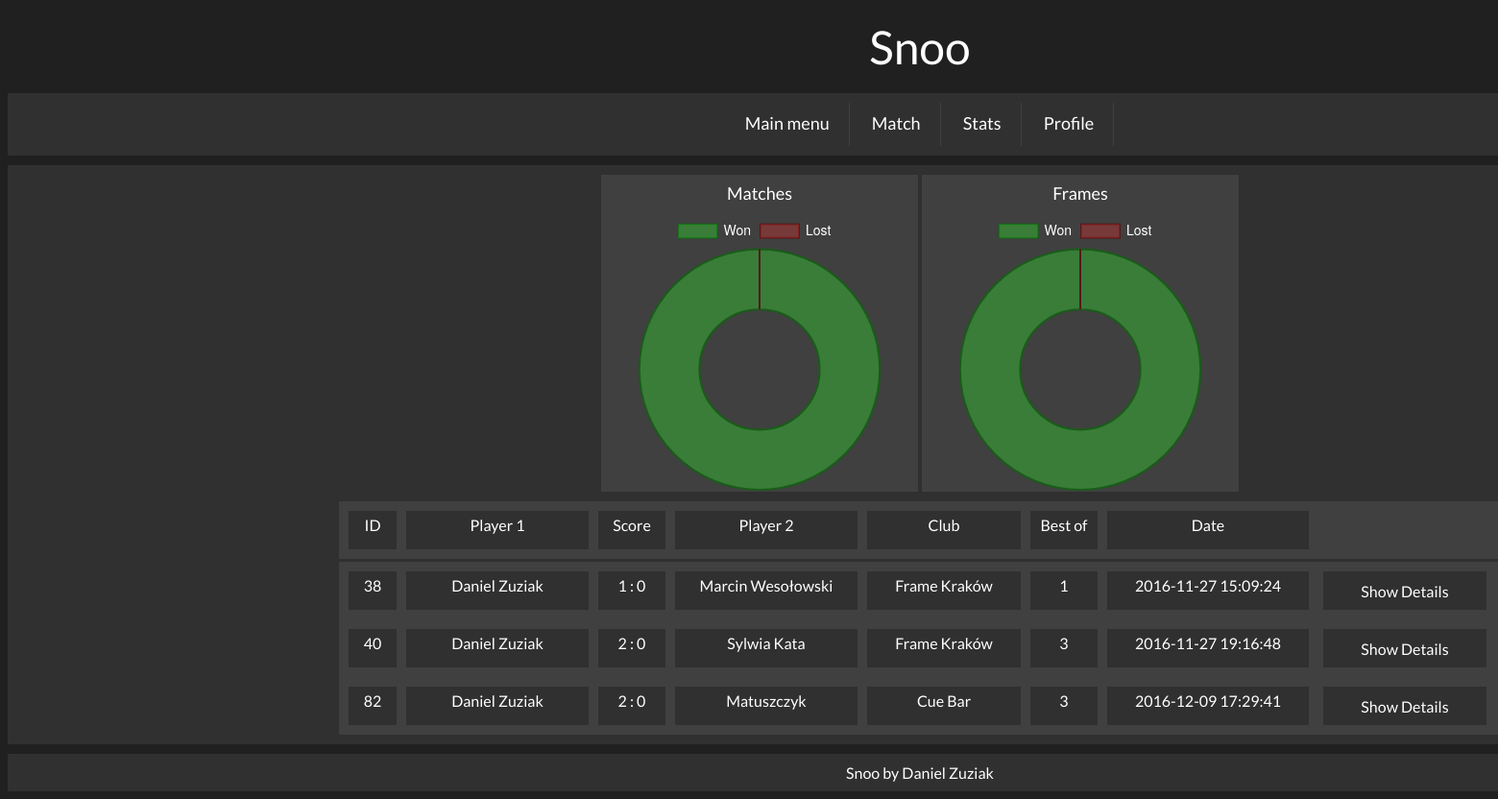
Screenshot of /generic_stats.html (signed in) with the database file from the repository.
### tables this page shows
CREATE TABLE "matches" (
	`id`	INTEGER PRIMARY KEY AUTOINCREMENT,
	`player1`	INTEGER,
	`player2`	INTEGER,
	`club`	INTEGER,
	`bestof`	INTEGER,
	`logs`	text,
	`p1_acc`	text,
	`p2_acc`	text,
	`club_acc`	text,
	`finished`	text,
	`date`	datetime,
	`p1_score`	INTEGER,
	`p2_score`	INTEGER
);

### main.py (the view)
@app.route('/generic_stats.html')
def show_generic_stats():
    username = session['username'] if 'username' in session else None
    user_id = session['id'] if 'id' in session else None
    scoring = Scoring(con, username, user_id=user_id)
    matches, won, lost = scoring.generic_stats
    return render_template('generic_stats.html', username=username,
                           matches=matches, won=won, lost=lost)

### templates/generic_stats.html (shortened to what this page needs)
{% extends 'layout.html' %}
{% block content %}
	<div id="plots">
		<div id="gownienko">
			<canvas id="match_chart" width="400" height="400"></canvas>
		</div>
		<div id="gownienko">
			<canvas id="frame_chart" width="400" height="400"></canvas>
		</div>
	</div>
	<div id="matc_table">
		<div class="matc_table_row">
			<div class="entry" style="width:40px;">ID</div>
			<div class="entry" style="width:180px;">Player 1</div>
			<div class="entry" style="width:60px;">Score</div>
			<div class="entry" style="width:180px;">Player 2</div>
			<div class="entry" style="width:150px;">Club</div>
			<div class="entry" style="width:60px;">Best of</div>
			<div class="entry" style="width:200px;">Date</div>
		</div>
		{% for match in matches %}
			<div class="matc_table_row">
				<div class="entry" style="width:40px;">{{ match['id'] }}</div>
				<div class="entry" style="width:180px;">{{ match['player1'] }}</div>
				<div class="entry" style="width:60px;">{{ match['p1_score'] }} : {{ match['p2_score'] }}</div>
				<div class="entry" style="width:180px;">{{ match['player2'] }}</div>
				<div class="entry" style="width:150px;">{{ match['clubname'] }}</div>
				<div class="entry" style="width:60px;">{{ match['bestof'] }}</div>
				<div class="entry" style="width:200px;">{{ match['date'] }}</div>
				<div class="show_match">
					<form method="post" action="http://localhost:5000/detailed_stats.html">
						<input type="submit" id="show_match_button" value="Show Details"></input>
					</form>
				</div>
			</div>
		{% endfor %}
	</div>
	<script>
		var ctx = document.getElementById("match_chart");
		var myChart = new Chart(ctx, {
			type: 'doughnut',
			data: {
				labels: ["Won", "Lost"],
				datasets: [{
					data: [{{ won['matches'] }}, {{ lost['matches'] }}],
					backgroundColor: [
						'rgba(50, 185, 50, 0.5)',
						'rgba(175, 50, 50, 0.5)'
					],
					borderColor: [
						'rgba(25, 92, 25, 1)',
						'rgba(87, 25, 25, 1)'
					],
					borderWidth: 2
				}]
			},
			options: {
				legend: {
					labels: {
						fontColor: 'white',
						fontSize: 14
					}
				},
				title: {
					display: true,
					fontColor: 'white',
					fontStyle: 'normal',
					fontFamily: 'Lato',
					fontSize: 18,
					text: 'Matches'
				}
			}
		});
	</script>
	<script>
		var ctx = document.getElementById("frame_chart");
		var myChart = new Chart(ctx, {
			type: 'doughnut',
			data: {
				labels: ["Won", "Lost"],
				datasets: [{
					data: [{{ won['frames'] }}, {{ lost['frames'] }}],
					backgroundColor: [
						'rgba(50, 185, 50, 0.5)',
						'rgba(175, 50, 50, 0.5)'
					],
					borderColor: [
						'rgba(25, 92, 25, 1)',
						'rgba(87, 25, 25, 1)'
					],
					borderWidth: 2
				}]
			},
			options: {
				legend: {
					labels: {
						fontColor: 'white',
						fontSize: 14
					}
				},
				title: {
					display: true,
					fontColor: 'white',
					fontStyle: 'normal',
					fontFamily: 'Lato',
					fontSize: 18,
					text: 'Frames'
				}
			}
		});
	</script>
{% endblock %}

### templates/layout.html (shortened to what this page needs)
<!DOCTYPE HTML>
<html lang="pl">
<head>
	<link rel="stylesheet" type="text/css" href="{{ url_for('static', filename='style.css') }}">
</head>
<body>
	<div id="container">
		<div id="header">
			Snoo
		</div>
		<div id="menu">
			<a href="index.html"><div class="menu_opt">Main menu</div></a>
			<a href="create_match.html"><div class="menu_opt">Match</div></a>
			<a href="generic_stats.html"><div class="menu_opt">Stats</div></a>
			{% if username %}
				<a href="profile.html"><div class="menu_opt">Profile</div></a>
			{% else %}
				<a href="register.html"><div class="menu_opt">Register</div></a>
			{% endif %}
		</div>
		<div id="content">
			{% block content %}{% endblock %}
		</div>
		<div id="footer">
			Snoo by Daniel Zuziak
		</div>
	</div>
</body>
</html>

### static/style.css (style rules this page uses)
body { background-color: #202020; font-family: 'Lato', sans-serif; color: white; }
a { color: white; }
#container { width: 1900px; margin-left: auto; margin-right: auto; }
#header { font-size: 48px; text-align: center; margin-top: 20px; margin-bottom: 20px; }
#menu { background-color: #303030; padding: 10px; text-align: center; }
.menu_opt { display: inline-block; height: 25px; font-size: 18px; padding: 10px 20px 10px 20px; border-right: 1px solid #404040; }
#content { margin-top: 10px; margin-bottom: 10px; min-height: 500px; background-color: #303030; padding: 10px; }
#footer { background-color: #303030; padding: 10px; text-align: center; }
#matc_table { text-align: center; }
.matc_table_row { display: inline-block; width: 1200px; background-color: #404040; padding: 5px; height: 50px; }
.entry { float: left; background-color: #303030; height: 30px; text-align: center; padding: 5px; margin: 5px; }
#plots { width: 100%; height: 340px; text-align: center; }
#gownienko { display: inline-block; width: 330px; height: 330px; background-color: #404040; }
#show_match_button { border: none; background-color: #303030; height: 40px; width: 170px; text-align: center; padding: 5px; margin: 5px; color: white; font-family: 'Lato'; font-size: 16px; }
.show_match { height: 50px; }

### rows the page displays
matches: id "38", player1 "Daniel Zuziak", p1_score "1", p2_score "0", player2 "Marcin Wesołowski", clubname "Frame Kraków", bestof "1", date "2016-11-27 15:09:24"
matches: id "40", player1 "Daniel Zuziak", p1_score "2", p2_score "0", player2 "Sylwia Kata", clubname "Frame Kraków", bestof "3", date "2016-11-27 19:16:48"
matches: id "82", player1 "Daniel Zuziak", p1_score "2", p2_score "0", player2 "Matuszczyk", clubname "Cue Bar", bestof "3", date "2016-12-09 17:29:41"

### other values shown
chart data {{ lost['matches'] }} 0
chart data {{ lost['frames'] }} 0
